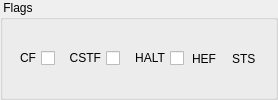
                <widget class="QGroupBox" name="flagsGroupBox">
                <property name="title">
                  <string> Flags </string>
                </property>
                <layout class="QHBoxLayout" name="horizontalLayout" stretch="1,1,1,1,10,1,10">
                  <property name="spacing">
                  <number>8</number>
                  </property>
                  <item>
                  <widget class="QCheckBox" name="cfCheckBox">
                    <property name="key" stdset="0">
                      <string>CF</string>
                    </property>
                    <property name="type" stdset="0">
                      <string>boolean</string>
                    </property>
                    <property name="toolTip">
                    <string>Carry flag</string>
                    </property>
                    <property name="layoutDirection">
                    <enum>Qt::RightToLeft</enum>
                    </property>
                    <property name="text">
                    <string>CF</string>
                    </property>
                  </widget>
                  </item>
                  <item>
                  <widget class="QCheckBox" name="cstfCheckBox">
                    <property name="key" stdset="0">
                      <string>CSTF</string>
                    </property>
                    <property name="type" stdset="0">
                      <string>boolean</string>
                    </property>
                    <property name="toolTip">
                    <string>Chrono start flag</string>
                    </property>
                    <property name="layoutDirection">
                    <enum>Qt::RightToLeft</enum>
                    </property>
                    <property name="text">
                    <string>CSTF</string>
                    </property>
                  </widget>
                  </item>
                  <item>
                  <widget class="QCheckBox" name="haltCheckBox">
                    <property name="key" stdset="0">
                      <string>HALT</string>
                    </property>
                    <property name="type" stdset="0">
                      <string>boolean</string>
                    </property>
                    <property name="toolTip">
                    <string>Halt mode</string>
                    </property>
                    <property name="layoutDirection">
                    <enum>Qt::RightToLeft</enum>
                    </property>
                    <property name="text">
                    <string>HALT</string>
                    </property>
                  </widget>
                  </item>
                  <item>
                  <widget class="QLabel" name="hefLabel">
                    <property name="toolTip">
                    <string>Halt Release Enable Flag
HEF0 - overflow from the predivider
HEF1 - signal from the predivider
HEF2 - rising of signal at port S
HEF3 - rising of signal at port M
HEF4 - 1/10-second pulse</string>
                    </property>
                    <property name="text">
                    <string>HEF</string>
                    </property>
                  </widget>
                  </item>
                  <item>
                  <widget class="QLineEdit" name="hefEdit">
                    <property name="key" stdset="0">
                      <string>HEF</string>
                    </property>
                    <property name="type" stdset="0">
                      <string>integer</string>
                    </property>
                    <property name="mask" stdset="0">
                      <string>0x%0.2X</string>
                    </property>
                    <property name="sizePolicy">
                    <sizepolicy hsizetype="Ignored" vsizetype="Fixed">
                      <horstretch>0</horstretch>
                      <verstretch>0</verstretch>
                    </sizepolicy>
                    </property>
                    <property name="toolTip">
                    <string>Halt Release Enable Flag
HEF0 - overflow from the predivider
HEF1 - signal from the predivider
HEF2 - rising of signal at port S
HEF3 - rising of signal at port M
HEF4 - 1/10-second pulse</string>
                    </property>
                  </widget>
                  </item>
                  <item>
                  <widget class="QLabel" name="stsLabel">
                    <property name="toolTip">
                    <string>Status register</string>
                    </property>
                    <property name="text">
                    <string>STS</string>
                    </property>
                  </widget>
                  </item>
                  <item>
                  <widget class="QLineEdit" name="stsEdit">
                    <property name="key" stdset="0">
                      <string>STS</string>
                    </property>
                    <property name="type" stdset="0">
                      <string>integer</string>
                    </property>
                    <property name="mask" stdset="0">
                      <string>0x%0.2X</string>
                    </property>
                    <property name="sizePolicy">
                    <sizepolicy hsizetype="Ignored" vsizetype="Fixed">
                      <horstretch>0</horstretch>
                      <verstretch>0</verstretch>
                    </sizepolicy>
                    </property>
                    <property name="toolTip">
                    <string>Status register</string>
                    </property>
                  </widget>
                  </item>
                </layout>
                </widget>
